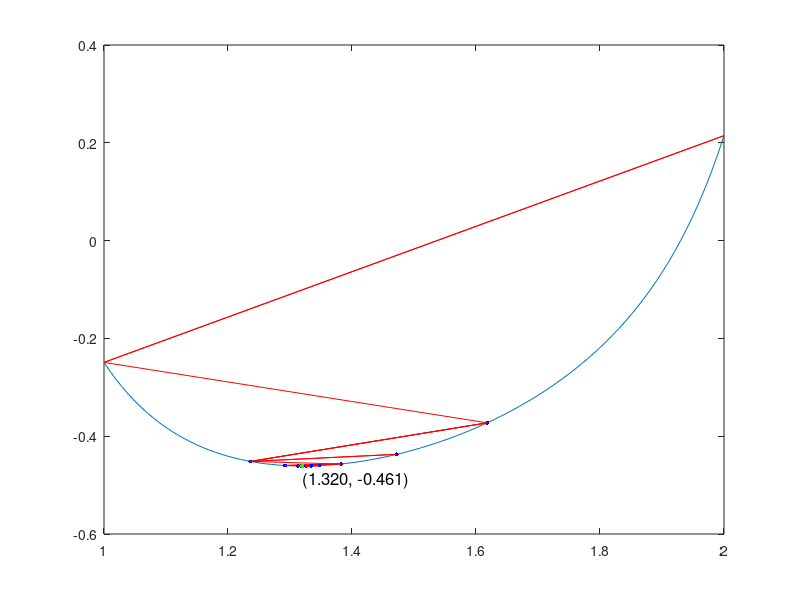

Here is the MATLAB script that generated this plot:
# Лабораторная работа 2. Вариант 7.

function main()
  clc;

  debug = false;

  a = 1;
  b = 2;
  eps = 1e-2;

  [x_min, f_min, n, xs, fs, as, bs] = find_min(debug, a, b, eps);
  draw_plot(a, b, eps, x_min, f_min, xs, fs, as, bs);
  fprintf('\n\033[36mТочка минимума (x*, f(x*)) = (%f, %f), количество вычислений функции: %d.\033[0m\n', x_min, f_min, n);
end

function [x_min, f_min, n, xs, fs, as, bs] = find_min(debug, a, b, eps)
  tau = (sqrt(5) - 1) / 2;
  l = b - a;

  x1 = b - tau*l;
  f1 = f(x1);

  as = [];
  bs = [];
  as(end + 1) = a;
  bs(end + 1) = b;
  xs = [];
  fs = [];
  xs(end + 1) = x1;
  fs(end + 1) = f1;

  if debug
    fprintf('(x0, f(x0)) = (%f, %f).\n', x1, f1);
  endif

  x2 = a + tau*l;
  f2 = f(x2);
  xs(end + 1) = x2;
  fs(end + 1) = f2;

  if debug
    fprintf('(x1, f(x1)) = (%f, %f).\n', x2, f2);
  endif

  i = 2;

  while true
    if l <= 2 * eps
      x_min = (a + b) / 2;
      f_min = f(x_min);
      n = i + 1;
      return;
    endif

    if f1 <= f2
      b = x2;
      l = b - a;

      x2 = x1;
      f2 = f1;

      x1 = b - tau*l;
      f1 = f(x1);
      i = i + 1;

      xs(end + 1) = x1;
      fs(end + 1) = f1;
      as(end + 1) = a;
      bs(end + 1) = b;

      if debug
        fprintf('(x%d, f(x%d)) = (%f, %f).\n', i-1, i-1, x1, f1);
      endif
    else
      a = x1;
      l = b - a;

      x1 = x2;
      f1 = f2;

      x2 = a + tau*l;
      f2 = f(x2);
      i = i + 1;

      xs(end + 1) = x2;
      fs(end + 1) = f2;
      as(end + 1) = a;
      bs(end + 1) = b;

      if debug
        fprintf('(x%d, f(x%d)) = (%f, %f).\n', i-1, i-1, x2, f2);
      endif
    endif
  endwhile
end

function draw_plot(a, b, step, x_min, f_min, xs, fs, as, bs)
  fprintf('as %d, xs %d\n', length(as), length(xs));

  x = a:step:b;
  y = zeros(size(x));
  for i = 1:length(x)
      y(i) = f(x(i));
  end
  plot(x,y);
  hold on;

  scatter(xs(1), fs(1), 8, 'r', 'filled');
  line([as(1), bs(1)], [f(as(1)), f(bs(1))], 'DisplayName', sprintf('шаг %d', 1), 'Color', 'r');
  pause(2);

  for i = 2:length(xs)
      scatter(xs(i-1), fs(i-1), 8, 'b', 'filled');
      scatter(xs(i), fs(i), 8, 'r', 'filled');
      pause(1);

      if i < length(as)
        line([bs(i-1), as(i)], [f(bs(i-1)), f(as(i))], 'DisplayName', sprintf('шаг %d', i), 'Color', 'r');
        pause(1);
        line([as(i), bs(i)], [f(as(i)), f(bs(i))], 'DisplayName', sprintf('шаг %d', i), 'Color', 'r');
      endif

      pause(2);
  end

  scatter(x_min, f_min, 10, 'g', 'filled');
  text(x_min, f_min, sprintf('\n\n\n\n(%.3f, %.3f)', x_min, f_min), 'FontSize', 12);

  hold off;
end

function y = f(x)
  y = atan(x .^ 3 - 5 * x + 1) + ((x .^ 2) / (3 * x - 2)) .^ sqrt(3);
end




